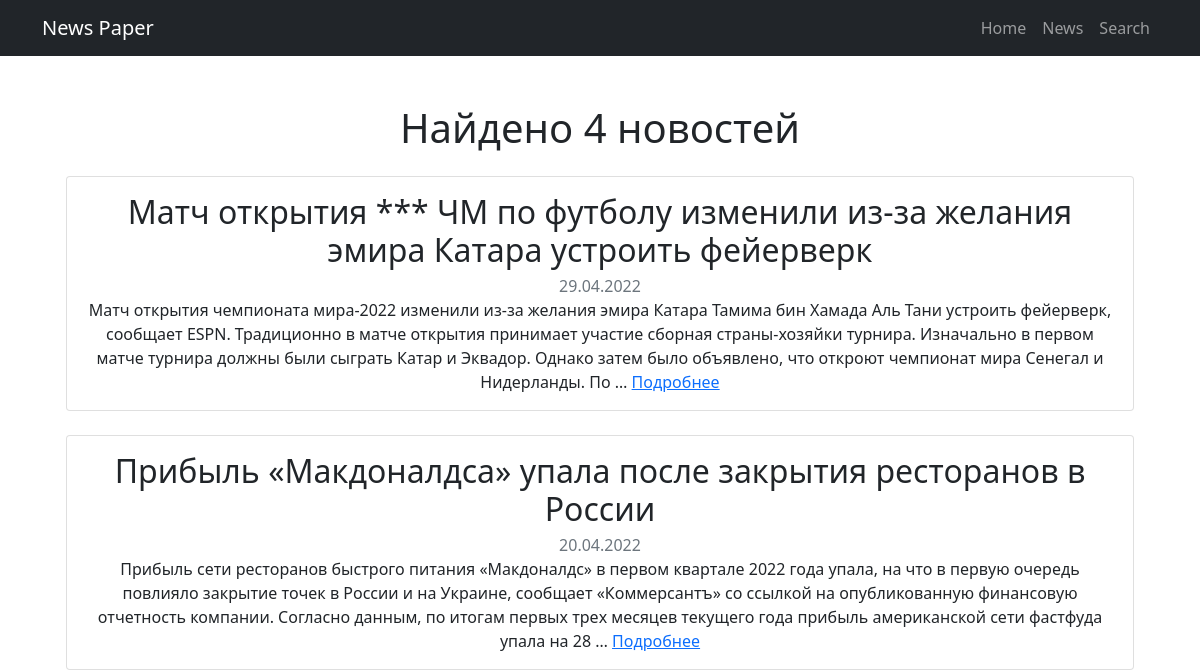
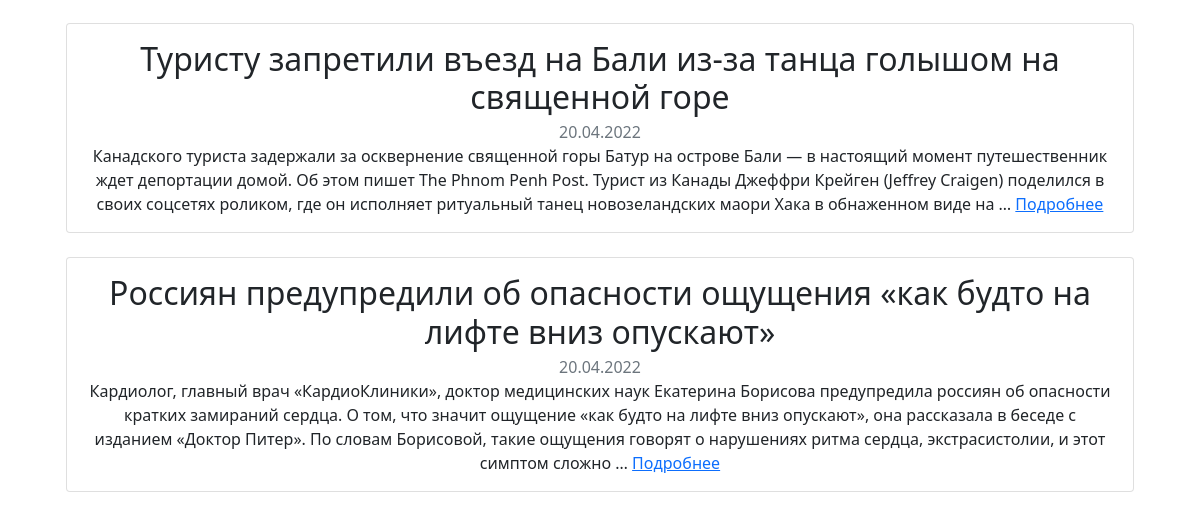
The page /news/ on the database as committed earlier (2 pictures, top to bottom).
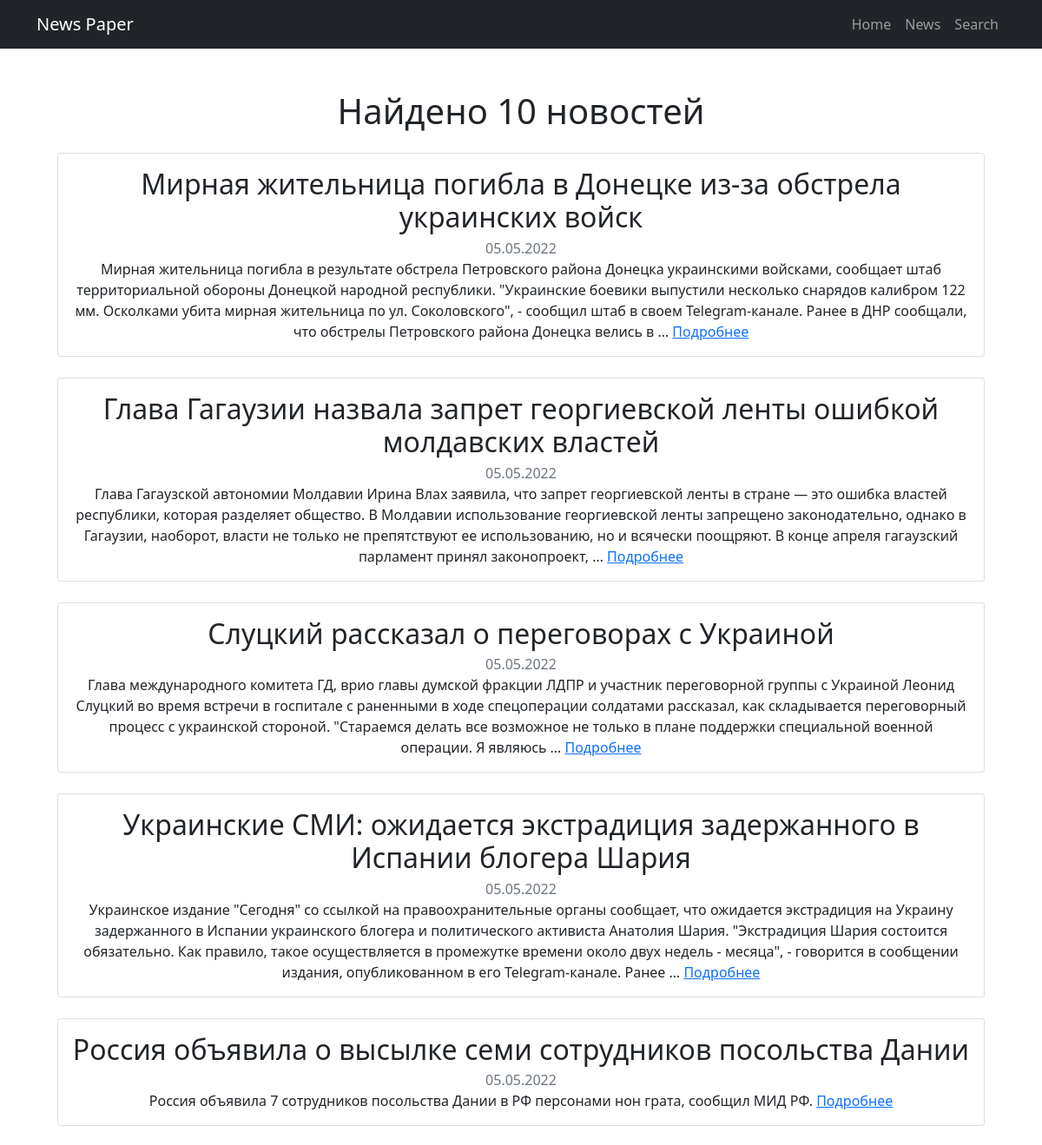
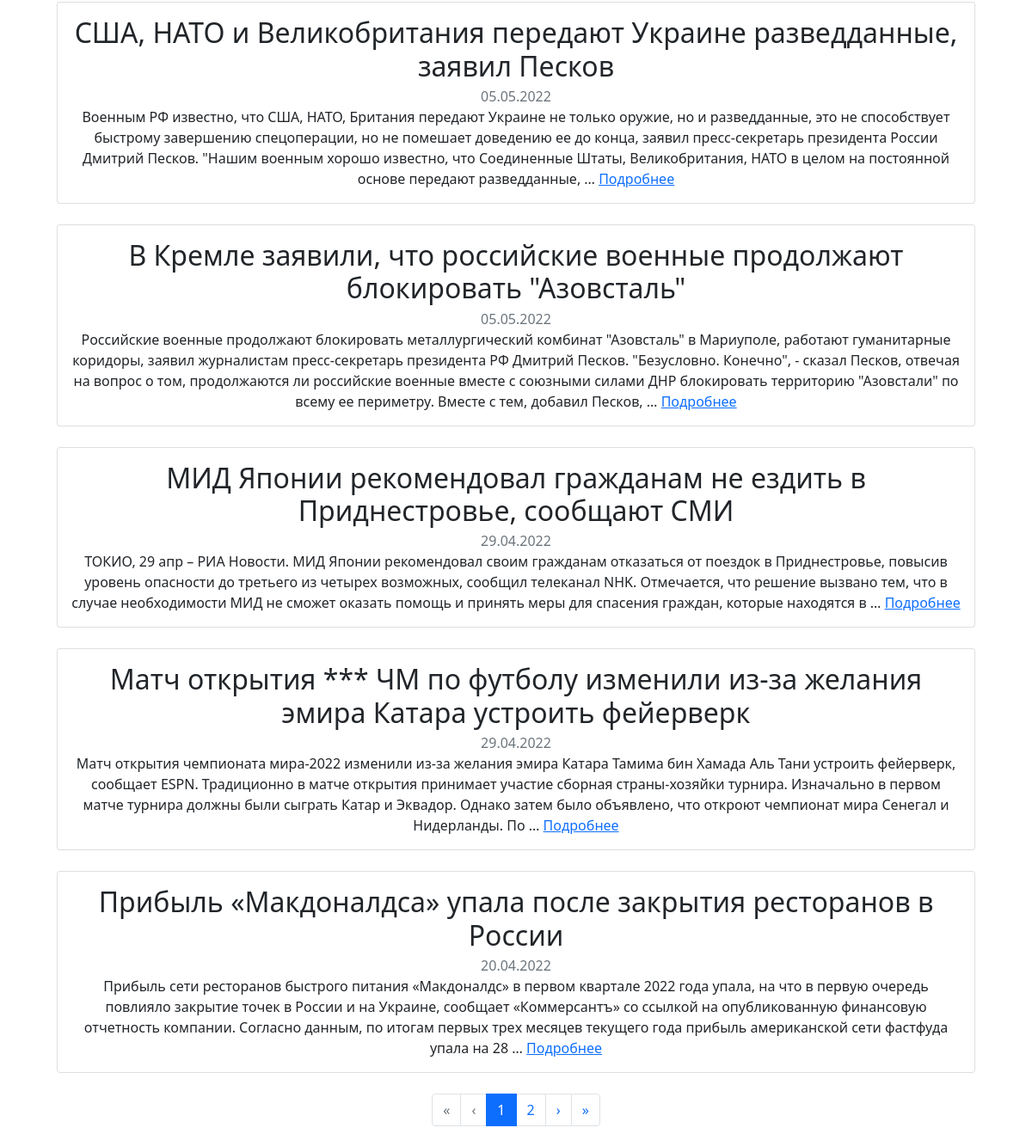
The same page on the database as committed later (2 pictures, top to bottom).
### news/models.py (models this page shows, shortened)
class Post(models.Model):
    NEWS = "NW"
    ARTICLE = "AR"
    TYPE_CHOICES = [
        (NEWS, "news"),
        (ARTICLE, "article"),
    ]
    author = models.ForeignKey(Author, on_delete=models.CASCADE)
    type = models.CharField(max_length=2, choices=TYPE_CHOICES, default=ARTICLE)
    title = models.CharField(max_length=128)
    text = models.TextField()
    rating = models.SmallIntegerField(default=0)
    created_at = models.DateTimeField(auto_now_add=True)
    categories = models.ManyToManyField(Category, through="PostCategory")

### news/views.py (the view)
# urls.py: path("", NewsList.as_view()),
class NewsList(ListView):
    model = Post
    template_name = "news.html"
    context_object_name = "posts"
    ordering = ["-created_at"]
    paginate_by = 10

### news/templatetags/custom_filters.py (called while the page is built)
@register.filter(name="censor")
def censor(value):
    for bad_word in BAD_WORDS:
        for match in re.finditer(bad_word, value):
            value = value[: match.start()] + "*" * len(bad_word) + value[match.end() :]
    return value

@register.filter(name="pagination_start")
def pagination_start(value, num_pages):
    return max(1, value - 2 if value == num_pages else value - 1)

@register.filter(name="pagination_end")
def pagination_end(value, num_pages):
    return min(num_pages, value + 2 if value == 1 else value + 1)

@register.simple_tag(takes_context=True)
def filtered_posts(context, posts):
    return context["filter"].qs if context.get("search_enabled", False) else posts

### templates/news.html (shortened to what this page needs)
{% extends 'default.html' %}
{% load custom_filters %}
{% block content %}
<section class='page'>
  {% filtered_posts posts as posts %}
  <h1>Найдено {{ posts|length }} новостей </h1>
  {% for post in posts %}
  <div class='page__post card m-4'>
    <div class='card-body'>
      <h2 class='header__title card-title'>{{ post.title|censor }}</h2>
      <p class='header__created-at card-subtitle text-muted'>{{ post.created_at|date:"d.m.Y" }}</p>
      <p class='post__content card-text'>
        {{ post.text|censor|truncatewords:50 }}
        <a class='content__button card-link' href="/news/{{ post.id }}">Подробнее</a>
      </p>
    </div>
  </div>
  {% endfor %}
  {% if is_paginated %}
  <ul class="pagination d-flex justify-content-center">
    {% if page_obj.has_previous %}
    <li class="page-item">
      <a class="page-link" href="?page=1" aria-label="First">
        <span aria-hidden="true">&laquo;</span>
      </a>
    </li>
    <li class="page-item">
      <a class="page-link" href="?page={{ page_obj.previous_page_number }}" aria-label="Previous">
        <span aria-hidden="true">&lsaquo;</span>
      </a>
    </li>
    {% else %}
    <li class="page-item disabled">
      <a class="page-link" href="?page=1" aria-label="First">
        <span aria-hidden="true">&laquo;</span>
      </a>
    </li>
    <li class="page-item disabled">
      <a class="page-link" aria-label="Previous">
        <span aria-hidden="true">&lsaquo;</span>
      </a>
    </li>
    {% endif %}
    {% with  page_obj.paginator.num_pages as num_pages %}
    {% for page_number in page_obj.paginator.page_range %}
    {% if page_number >= page_obj.number|pagination_start:num_pages and page_number <= page_obj.number|pagination_end:num_pages %}
    <li class="page-item {% if page_number == page_obj.number %} active {% endif %}">
      <a class="page-link" href="?page={{ page_number }}">{{ page_number }}</a>
    </li>
    {% endif %}
    {% endfor %}
    {% endwith %}
    {% if page_obj.has_next %}
    <li class="page-item">
      <a class="page-link" href="?page={{ page_obj.next_page_number }}" aria-label="Next">
        <span aria-hidden="true">&rsaquo;</span>
      </a>
    </li>
    <li class="page-item">
      <a class="page-link" href="?page={{ page_obj.paginator.num_pages }}" aria-label="Last">
        <span aria-hidden="true">&raquo;</span>
      </a>
    </li>
    {% endif %}
  </ul>
  {% endif %}
</section>
{% endblock content %}

Rows that differ between the two databases and show on the page:
no longer on this page (row unchanged): Post: title|censor "Туристу запретили въезд на Бали из-за танца голышом на священной горе", created_at "20.04.2022", text|censor "Канадского туриста задержали за осквернение священной горы Батур на острове Бали — в настоящий момент путешественник ждет депортации домой. Об этом пишет The Phnom Penh Post. Турист из Канады Джеффри Крейген (Jeffrey Craigen) поделился в своих соцсетях роликом, где он исполняет ритуальный танец новозеландских маори Хака в обнаженном виде на …"
no longer on this page (row unchanged): Post: title|censor "Россиян предупредили об опасности ощущения «как будто на лифте вниз опускают»", created_at "20.04.2022", text|censor "Кардиолог, главный врач «КардиоКлиники», доктор медицинских наук Екатерина Борисова предупредила россиян об опасности кратких замираний сердца. О том, что значит ощущение «как будто на лифте вниз опускают», она рассказала в беседе с изданием «Доктор Питер». По словам Борисовой, такие ощущения говорят о нарушениях ритма сердца, экстрасистолии, и этот симптом сложно …"
added Post: title|censor "Мирная жительница погибла в Донецке из-за обстрела украинских войск", created_at "05.05.2022", text|censor "Мирная жительница погибла в результате обстрела Петровского района Донецка украинскими войсками, сообщает штаб территориальной обороны Донецкой народной республики. \"Украинские боевики выпустили несколько снарядов калибром 122 мм. Осколками убита мирная жительница по ул. Соколовского\", - сообщил штаб в своем Telegram-канале. Ранее в ДНР сообщали, что обстрелы Петровского района Донецка велись в …"
added Post: title|censor "Глава Гагаузии назвала запрет георгиевской ленты ошибкой молдавских властей", created_at "05.05.2022", text|censor "Глава Гагаузской автономии Молдавии Ирина Влах заявила, что запрет георгиевской ленты в стране — это ошибка властей республики, которая разделяет общество. В Молдавии использование георгиевской ленты запрещено законодательно, однако в Гагаузии, наоборот, власти не только не препятствуют ее использованию, но и всячески поощряют. В конце апреля гагаузский парламент принял законопроект, …"
added Post: title|censor "Слуцкий рассказал о переговорах с Украиной", created_at "05.05.2022", text|censor "Глава международного комитета ГД, врио главы думской фракции ЛДПР и участник переговорной группы с Украиной Леонид Слуцкий во время встречи в госпитале с раненными в ходе спецоперации солдатами рассказал, как складывается переговорный процесс с украинской стороной. \"Стараемся делать все возможное не только в плане поддержки специальной военной операции. Я являюсь …"
added Post: title|censor "Украинские СМИ: ожидается экстрадиция задержанного в Испании блогера Шария", created_at "05.05.2022", text|censor "Украинское издание \"Сегодня\" со ссылкой на правоохранительные органы сообщает, что ожидается экстрадиция на Украину задержанного в Испании украинского блогера и политического активиста Анатолия Шария. \"Экстрадиция Шария состоится обязательно. Как правило, такое осуществляется в промежутке времени около двух недель - месяца\", - говорится в сообщении издания, опубликованном в его Telegram-канале. Ранее …"
added Post: title|censor "Россия объявила о высылке семи сотрудников посольства Дании", created_at "05.05.2022", text|censor "Россия объявила 7 сотрудников посольства Дании в РФ персонами нон грата, сообщил МИД РФ."
added Post: title|censor "США, НАТО и Великобритания передают Украине разведданные, заявил Песков", created_at "05.05.2022", text|censor "Военным РФ известно, что США, НАТО, Британия передают Украине не только оружие, но и разведданные, это не способствует быстрому завершению спецоперации, но не помешает доведению ее до конца, заявил пресс-секретарь президента России Дмитрий Песков. \"Нашим военным хорошо известно, что Соединенные Штаты, Великобритания, НАТО в целом на постоянной основе передают разведданные, …"
added Post: title|censor "В Кремле заявили, что российские военные продолжают блокировать \"Азовсталь\"", created_at "05.05.2022", text|censor "Российские военные продолжают блокировать металлургический комбинат \"Азовсталь\" в Мариуполе, работают гуманитарные коридоры, заявил журналистам пресс-секретарь президента РФ Дмитрий Песков. \"Безусловно. Конечно\", - сказал Песков, отвечая на вопрос о том, продолжаются ли российские военные вместе с союзными силами ДНР блокировать территорию \"Азовстали\" по всему ее периметру. Вместе с тем, добавил Песков, …"
added Post: title|censor "МИД Японии рекомендовал гражданам не ездить в Приднестровье, сообщают СМИ", created_at "29.04.2022", text|censor "ТОКИО, 29 апр – РИА Новости. МИД Японии рекомендовал своим гражданам отказаться от поездок в Приднестровье, повысив уровень опасности до третьего из четырех возможных, сообщил телеканал NHK. Отмечается, что решение вызвано тем, что в случае необходимости МИД не сможет оказать помощь и принять меры для спасения граждан, которые находятся в …"
Other text that changed with them:
{{ posts|length }}: "4" → "10"
new list line: "1"
new list line: "2"
